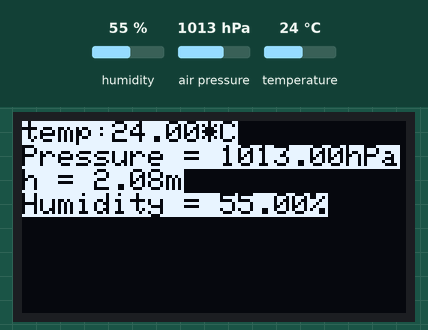
A sketch run on a simulated Arduino Uno, built with avr-gcc and run on an emulated ATmega328P. Shown: 128×64 one-colour display. Inputs (shaded band) come from the test bench; at power-on: humidity 55 %, air pressure 1013 hPa, temperature 24 °C. What the sketch prints to the serial monitor is not drawn.

Above: at 1.3 s.
1.4 s: humidity set to 22 %
At 3.4 s:
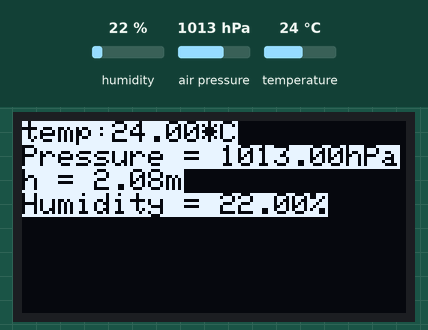
3.7 s: air pressure set to 952 hPa
At 4.8 s:
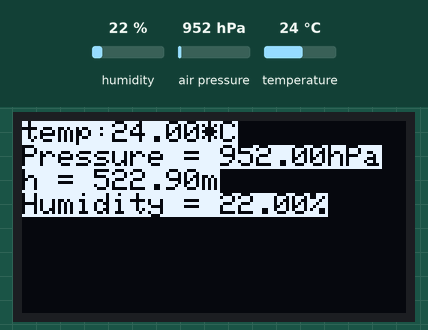
5.8 s: temperature set to 12 °C
At 7.2 s:
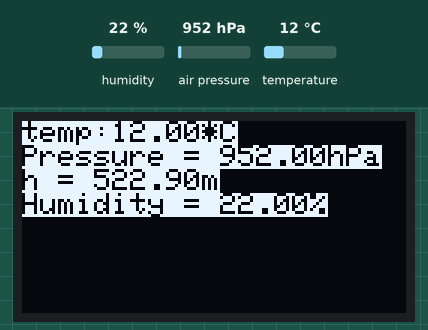
7.9 s: humidity set to 40 %
At 9.7 s:
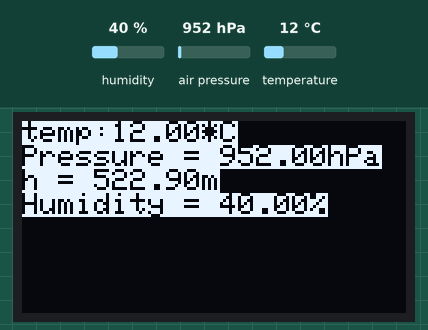
Timing chart, 0 to 11.0 s (numbered marks = the images above; inputs shaded):
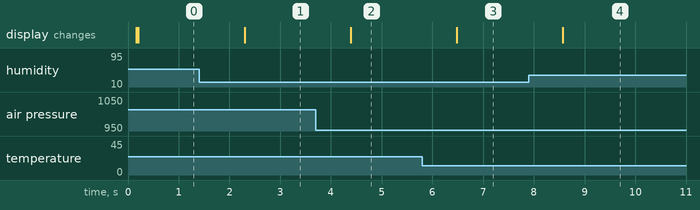

Measured:
- after the input at 1.4 s, the display: changes after 0.90 s (image 1)
- after the input at 3.7 s, the display: changes after 0.69 s (image 2)
- after the input at 5.8 s, the display: changes after 0.68 s (image 3)
- after the input at 7.9 s, the display: changes after 0.67 s (image 4)

The sketch:

BM_OLED.ino
```cpp
#define _DEBUG_


#include <Adafruit_Sensor.h>
#include <SPI.h>
#include <Wire.h>


#include <Adafruit_BME280.h>
#include <Adafruit_GFX.h>
#include <Adafruit_SSD1306.h>


// Definir constantes
#define SEALEVELPRESSURE_HPA (1013.25)
Adafruit_BME280 bme;


#define ANCHO_PANTALLA 128 // ancho pantalla OLED
#define ALTO_PANTALLA 64 // alto pantalla OLED


// Objeto de la clase Adafruit_SSD1306
Adafruit_SSD1306 oled(ANCHO_PANTALLA, ALTO_PANTALLA, &Wire, -1);


void setup() {
#ifdef _DEBUG_
  Serial.begin(9600);
  delay(100);
  Serial.println("Iniciando pantalla OLED");
#endif


  // Iniciar pantalla OLED en la dirección 0x3C
  if (!oled.begin(SSD1306_SWITCHCAPVCC, 0x3C)) {
#ifdef _DEBUG_
    Serial.println("No se encuentra la pantalla OLED");
#endif
    while (true);
  }


  // Limpiar buffer
  oled.clearDisplay();


  // Tamaño del texto
  oled.setTextSize(1);
  // Color del texto
  //oled.setTextColor(SSD1306_WHITE);
  oled.setTextColor(SSD1306_BLACK, SSD1306_WHITE);
  // Posición del texto
  oled.setCursor(10, 32);
  // Escribir texto
  oled.println("¡¡protoboard!!");


  // Enviar a pantalla
  oled.display();


  Serial.begin(9600);


  if (!bme.begin(0x76)) {
    Serial.println("Could not find a valid BME280 sensor, check wiring!");
    while (1);
  }


}


void loop() {
   // Limpiar buffer
  oled.clearDisplay();


  // Tamaño del texto
  oled.setTextSize(1.5);
  // Color del texto
  //oled.setTextColor(SSD1306_WHITE);
  oled.setTextColor(SSD1306_BLACK, SSD1306_WHITE);
  // Posición del texto
  oled.setCursor(0, 0);
  // Escribir texto
  oled.print("temp:");
  oled.print(bme.readTemperature());
  oled.println("*C");


  oled.print("Pressure = ");
  oled.print(bme.readPressure() / 100.0F);
  oled.println("hPa");


  oled.print("h = ");
  oled.print(bme.readAltitude(SEALEVELPRESSURE_HPA));
  oled.println("m");


  oled.print("Humidity = ");
  oled.print(bme.readHumidity());
  oled.println("%");


   oled.display();


  Serial.println();
  delay(1000);
}


void printValues() {


}
```
